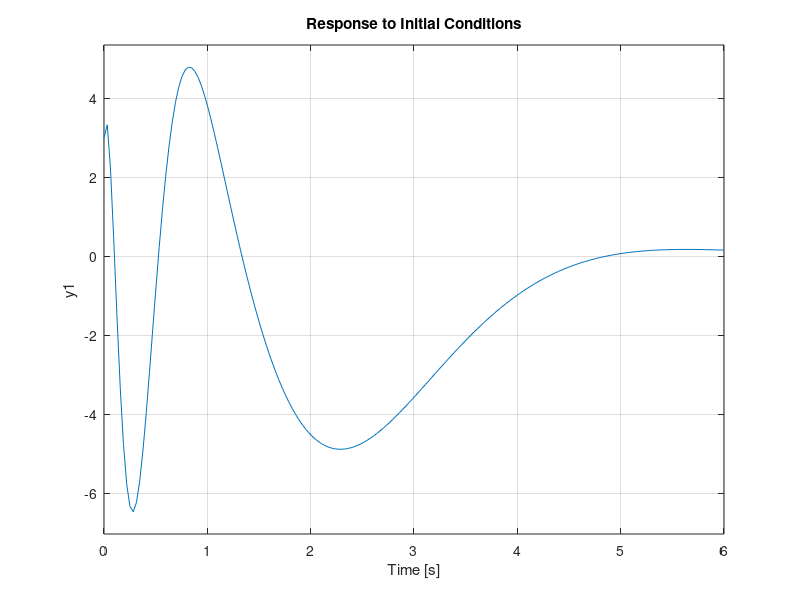
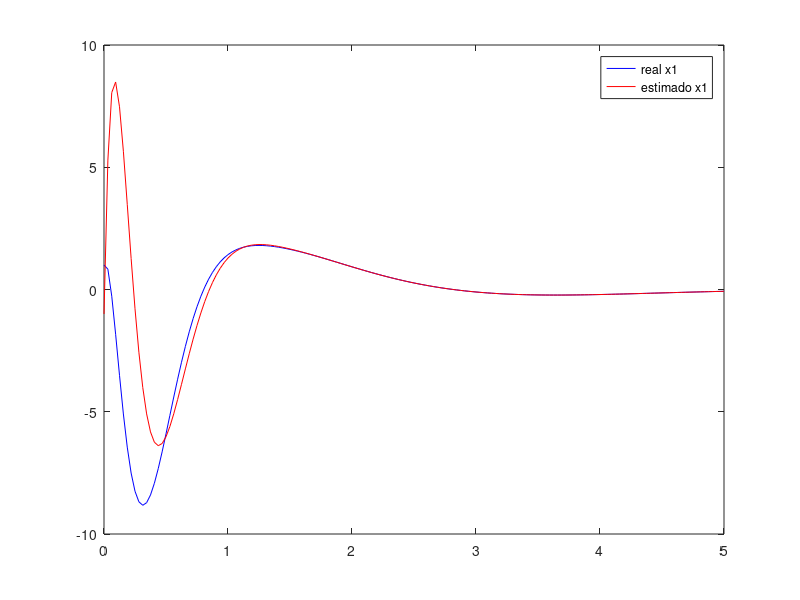

Reproduce these figures in MATLAB, in order.
clear all, close all, clc

A=[-0.4 0 -0.01;
    1 0 0;
    -1.4 9.8 -0.02];

B=[6.3;0;9.8];
C=[0 0 1];
D=0;

G=ss(A,B,C,D);

Mc=ctrb(A,B);
Rango=rank(Mc)

Pd=[-1+i -1-i -2];  % Polos deseados del controlador
K=acker(A,B,Pd)

mo=obsv(A,C);
rang_obs=rank(mo)

Po=5*Pd;
L=acker(A',C',Po)
L=L';

%Lazo cerrado

Aa=[A -B*K;
    L*C A-B*K-L*C];
[f,c]=size(Aa);

Ba=zeros(f,1);
Ca=[C -D*K];
Da=0;

LC=ss(Aa,Ba,Ca,Da);
damp(LC);


x0=[1 2 3];
xx0=[-1 -2 -3];
X0=[x0 xx0]';

figure, initial(LC,X0)

[y,t,x] = initial(LC,X0,5);

figure, plot(t,x(:,1),'b',t,x(:,4),'r')
legend('real x1','estimado x1')









